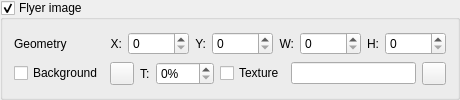
               <widget class="QGroupBox" name="groupBoxFlyer" >
                <property name="toolTip" >
                 <string>Control display of flyer image</string>
                </property>
                <property name="title" >
                 <string>Flyer image</string>
                </property>
                <property name="checkable" >
                 <bool>true</bool>
                </property>
                <property name="checked" >
                 <bool>true</bool>
                </property>
                <layout class="QGridLayout" name="gridLayout_9" >
                 <item row="0" column="0" >
                  <widget class="QLabel" name="labelSceneFlyerGeometry" >
                   <property name="text" >
                    <string>Geometry</string>
                   </property>
                  </widget>
                 </item>
                 <item row="0" column="1" >
                  <layout class="QHBoxLayout" name="horizontalLayout_7" >
                   <item>
                    <widget class="QLabel" name="label_36" >
                     <property name="sizePolicy" >
                      <sizepolicy vsizetype="Preferred" hsizetype="Fixed" >
                       <horstretch>0</horstretch>
                       <verstretch>0</verstretch>
                      </sizepolicy>
                     </property>
                     <property name="text" >
                      <string>X:</string>
                     </property>
                     <property name="alignment" >
                      <set>Qt::AlignRight|Qt::AlignTrailing|Qt::AlignVCenter</set>
                     </property>
                    </widget>
                   </item>
                   <item>
                    <widget class="QSpinBox" name="spinBoxSceneFlyerPosX" >
                     <property name="toolTip" >
                      <string>X coordinate of item position</string>
                     </property>
                     <property name="maximum" >
                      <number>99999</number>
                     </property>
                    </widget>
                   </item>
                   <item>
                    <widget class="QLabel" name="label_37" >
                     <property name="sizePolicy" >
                      <sizepolicy vsizetype="Preferred" hsizetype="Fixed" >
                       <horstretch>0</horstretch>
                       <verstretch>0</verstretch>
                      </sizepolicy>
                     </property>
                     <property name="text" >
                      <string>Y:</string>
                     </property>
                     <property name="alignment" >
                      <set>Qt::AlignRight|Qt::AlignTrailing|Qt::AlignVCenter</set>
                     </property>
                    </widget>
                   </item>
                   <item>
                    <widget class="QSpinBox" name="spinBoxSceneFlyerPosY" >
                     <property name="toolTip" >
                      <string>Y coordinate of item position</string>
                     </property>
                     <property name="maximum" >
                      <number>99999</number>
                     </property>
                    </widget>
                   </item>
                   <item>
                    <widget class="QLabel" name="label_38" >
                     <property name="sizePolicy" >
                      <sizepolicy vsizetype="Preferred" hsizetype="Fixed" >
                       <horstretch>0</horstretch>
                       <verstretch>0</verstretch>
                      </sizepolicy>
                     </property>
                     <property name="text" >
                      <string>W:</string>
                     </property>
                     <property name="alignment" >
                      <set>Qt::AlignRight|Qt::AlignTrailing|Qt::AlignVCenter</set>
                     </property>
                    </widget>
                   </item>
                   <item>
                    <widget class="QSpinBox" name="spinBoxSceneFlyerWidth" >
                     <property name="toolTip" >
                      <string>Item width</string>
                     </property>
                     <property name="maximum" >
                      <number>99999</number>
                     </property>
                    </widget>
                   </item>
                   <item>
                    <widget class="QLabel" name="label_39" >
                     <property name="sizePolicy" >
                      <sizepolicy vsizetype="Preferred" hsizetype="Fixed" >
                       <horstretch>0</horstretch>
                       <verstretch>0</verstretch>
                      </sizepolicy>
                     </property>
                     <property name="text" >
                      <string>H:</string>
                     </property>
                     <property name="alignment" >
                      <set>Qt::AlignRight|Qt::AlignTrailing|Qt::AlignVCenter</set>
                     </property>
                    </widget>
                   </item>
                   <item>
                    <widget class="QSpinBox" name="spinBoxSceneFlyerHeight" >
                     <property name="toolTip" >
                      <string>Item height</string>
                     </property>
                     <property name="maximum" >
                      <number>99999</number>
                     </property>
                    </widget>
                   </item>
                  </layout>
                 </item>
                 <item row="1" column="0" >
                  <widget class="QCheckBox" name="checkBoxSceneFlyerBackground" >
                   <property name="toolTip" >
                    <string>Use background for this item</string>
                   </property>
                   <property name="text" >
                    <string>Background</string>
                   </property>
                  </widget>
                 </item>
                 <item row="1" column="1" >
                  <layout class="QHBoxLayout" name="horizontalLayout_6" >
                   <item>
                    <widget class="QToolButton" name="toolButtonSceneFlyerBackgroundColor" >
                     <property name="sizePolicy" >
                      <sizepolicy vsizetype="Minimum" hsizetype="Minimum" >
                       <horstretch>0</horstretch>
                       <verstretch>0</verstretch>
                      </sizepolicy>
                     </property>
                     <property name="toolTip" >
                      <string>Select background color</string>
                     </property>
                     <property name="text" >
                      <string/>
                     </property>
                     <property name="icon" >
                      <iconset resource="../qmc2.qrc" >
                       <normaloff>:/data/img/colors.png</normaloff>:/data/img/colors.png</iconset>
                     </property>
                    </widget>
                   </item>
                   <item>
                    <widget class="QLabel" name="label_41" >
                     <property name="text" >
                      <string>T:</string>
                     </property>
                    </widget>
                   </item>
                   <item>
                    <widget class="QSpinBox" name="spinBoxSceneFlyerBackgroundTransparency" >
                     <property name="toolTip" >
                      <string>Select background transparency</string>
                     </property>
                     <property name="suffix" >
                      <string>%</string>
                     </property>
                     <property name="maximum" >
                      <number>100</number>
                     </property>
                    </widget>
                   </item>
                   <item>
                    <widget class="QCheckBox" name="checkBoxSceneFlyerBackgroundTexture" >
                     <property name="toolTip" >
                      <string>Use texture bitmap for background</string>
                     </property>
                     <property name="text" >
                      <string>Texture</string>
                     </property>
                    </widget>
                   </item>
                   <item>
                    <widget class="QLineEdit" name="lineEditSceneFlyerBackgroundTexture" >
                     <property name="toolTip" >
                      <string>Texture bitmap for background</string>
                     </property>
                    </widget>
                   </item>
                   <item>
                    <widget class="QToolButton" name="toolButtonBrowseSceneFlyerBackgroundTexture" >
                     <property name="sizePolicy" >
                      <sizepolicy vsizetype="Fixed" hsizetype="Fixed" >
                       <horstretch>0</horstretch>
                       <verstretch>0</verstretch>
                      </sizepolicy>
                     </property>
                     <property name="toolTip" >
                      <string>Browse texture bitmap for background</string>
                     </property>
                     <property name="icon" >
                      <iconset resource="../qmc2.qrc" >
                       <normaloff>:/data/img/fileopen.png</normaloff>:/data/img/fileopen.png</iconset>
                     </property>
                    </widget>
                   </item>
                  </layout>
                 </item>
                </layout>
               </widget>
